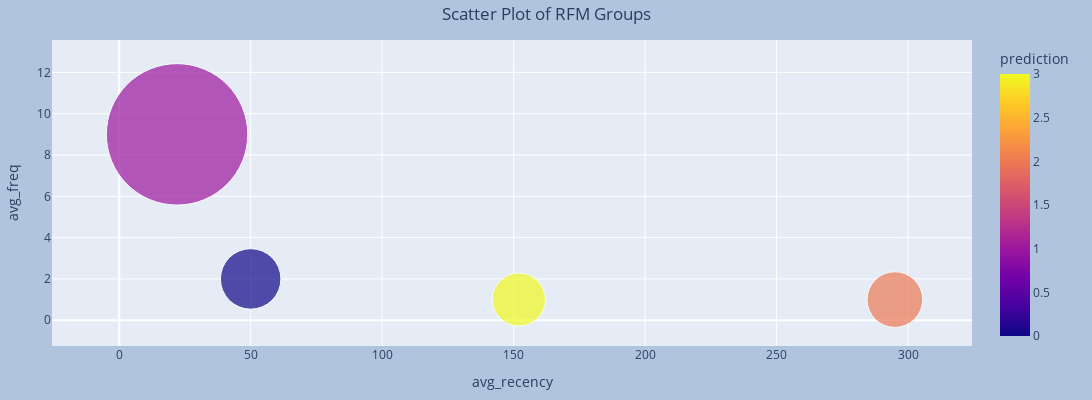

Notebook code for this chart:
### Code cell
fig = px.scatter(rfm_agg, x='avg_recency', y ='avg_freq', size='avg_monetary',color='prediction', hover_name= 'prediction',hover_data=['percent'],size_max=100)

# Update layout
fig.update_layout(title_text="Scatter Plot of RFM Groups",
                  title_x=0.5,  # Set title text alignment to center
                  width=1200,  # Set width of the entire figure
                  height=400,  # Set height of the entire figure
                  margin=dict(l=40, r=40, t=40, b=40),  # Adjust margins
                  paper_bgcolor="LightSteelBlue",  # Set background color
                 )

fig.show()

### Figure 1 — Plotly figure (JSON) as saved in the notebook; plotly's stock layout.template omitted (floating-point values rounded to 4 significant figures)
{"data": [{"customdata": [[29.76], [27.84], [21.57], [20.83]], "hovertemplate": "<b>%{hovertext}</b><br><br>avg_recency=%{x}<br>avg_freq=%{y}<br>avg_monetary=%{marker.size}<br>percent=%{customdata[0]}<br>prediction=%{marker.color}<extra></extra>", "hovertext": [0, 1, 2, 3], "legendgroup": "", "marker": {"color": [0, 1, 2, 3], "coloraxis": "coloraxis", "size": [855, 4676, 725, 660], "sizemode": "area", "sizeref": 0.4676, "symbol": "circle"}, "mode": "markers", "name": "", "orientation": "v", "showlegend": false, "type": "scatter", "x": [50, 22, 295, 152], "xaxis": "x", "y": [2, 9, 1, 1], "yaxis": "y"}], "layout": {"coloraxis": {"colorbar": {"title": {"text": "prediction"}}, "colorscale": [[0, "#0d0887"], [0.1111, "#46039f"], [0.2222, "#7201a8"], [0.3333, "#9c179e"], [0.4444, "#bd3786"], [0.5556, "#d8576b"], [0.6667, "#ed7953"], [0.7778, "#fb9f3a"], [0.8889, "#fdca26"], [1, "#f0f921"]]}, "height": 400, "legend": {"itemsizing": "constant", "tracegroupgap": 0}, "margin": {"b": 40, "l": 40, "r": 40, "t": 40}, "paper_bgcolor": "LightSteelBlue", "title": {"text": "Scatter Plot of RFM Groups", "x": 0.5}, "width": 1200, "xaxis": {"anchor": "y", "autorange": true, "domain": [0, 1], "range": [-21.67, 322.6], "title": {"text": "avg_recency"}, "type": "linear"}, "yaxis": {"anchor": "x", "autorange": true, "domain": [0, 1], "range": [-1.238, 13.55], "title": {"text": "avg_freq"}, "type": "linear"}}}
